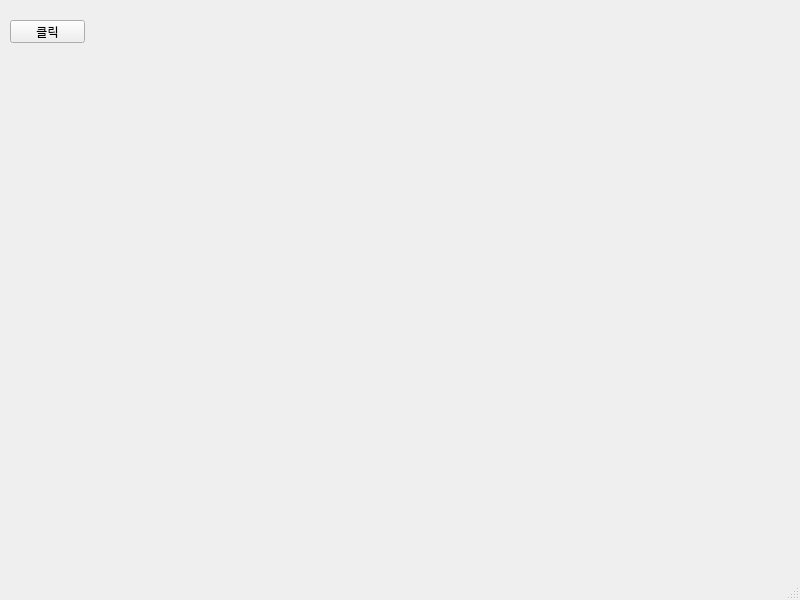
<?xml version="1.0" encoding="UTF-8"?>
<ui version="4.0">
 <class>MainWindow</class>
 <widget class="QMainWindow" name="MainWindow">
  <property name="geometry">
   <rect>
    <x>0</x>
    <y>0</y>
    <width>800</width>
    <height>600</height>
   </rect>
  </property>
  <property name="windowTitle">
   <string>MainWindow</string>
  </property>
  <widget class="QWidget" name="centralwidget">
   <widget class="QPushButton" name="pushButton">
    <property name="geometry">
     <rect>
      <x>10</x>
      <y>20</y>
      <width>75</width>
      <height>23</height>
     </rect>
    </property>
    <property name="text">
     <string>클릭</string>
    </property>
   </widget>
  </widget>
  <widget class="QMenuBar" name="menubar">
   <property name="geometry">
    <rect>
     <x>0</x>
     <y>0</y>
     <width>800</width>
     <height>21</height>
    </rect>
   </property>
  </widget>
  <widget class="QStatusBar" name="statusbar"/>
 </widget>
 <resources/>
 <connections/>
</ui>
